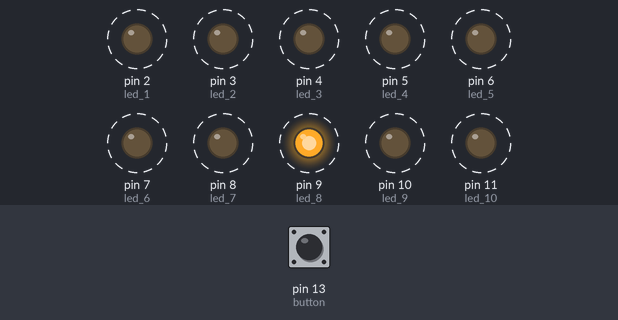
Simulated run of this sketch. Board: Arduino Uno, built with avr-gcc and run on an emulated ATmega328P. Shown: output pins drawn as LEDs (lit = HIGH). Dashed ring = blinking. The test bench sets the inputs (shaded band); at power-on: pin 13 (button) HIGH.

Above: at 1.86 s.
1.9 s: pin 13 (button) pulled LOW for 0.6 s
At 2.41 s:
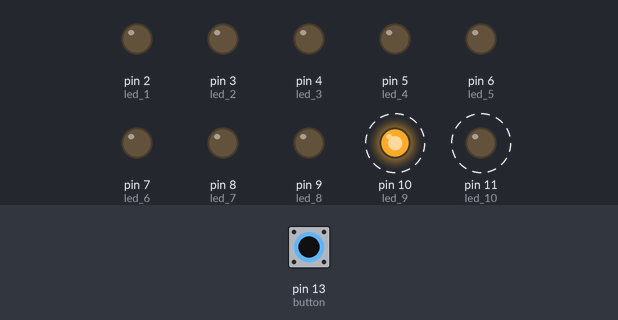
At 3.3 s:
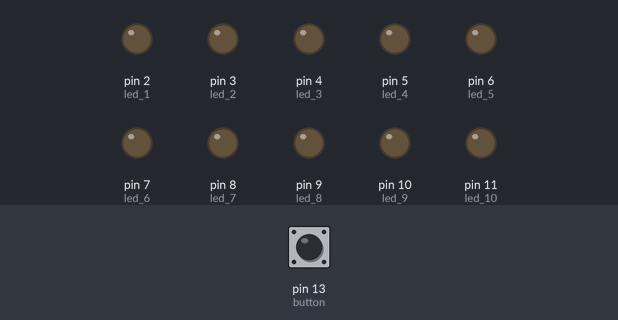
4.9 s: pin 13 (button) pulled LOW for 3.2 s
At 5.06 s:
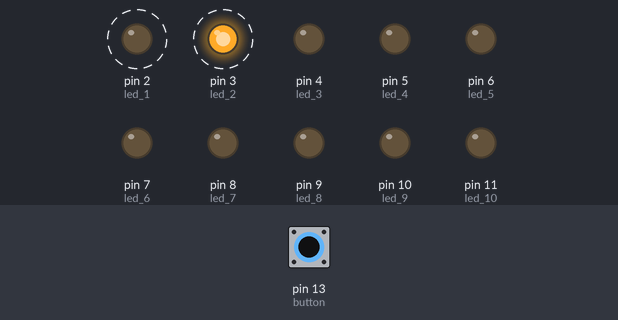
Timing chart, 0 to 9.8 s (numbered marks = the images above; inputs shaded):
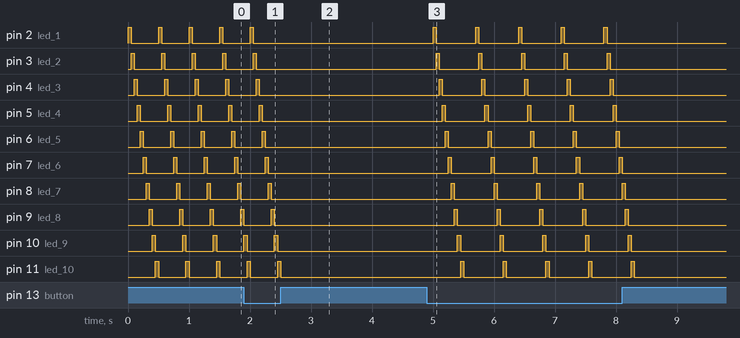

Measured:
- after the input at 1.9 s, pin 2 (led_1), pin 3 (led_2): goes on until 2.1 s, then stays LOW
- after the input at 4.9 s, pin 2 (led_1): alternates HIGH for 0.05 s and LOW for 0.65 s, 10 changes in all, then stays LOW, starting after 0.10 s; pin 3 (led_2): alternates HIGH for 0.05 s and LOW for 0.65 s, 10 changes in all, then stays LOW, starting after 0.15 s
- by itself, pin 2 (led_1), pin 3 (led_2), pin 4 (led_3), pin 5 (led_4), pin 6 (led_5), pin 7 (led_6), pin 8 (led_7), pin 9 (led_8), pin 10 (led_9), pin 11 (led_10): alternates HIGH for 0.05 s and LOW for 0.45 s

The sketch:

guia_manejo_digital9.ino
```cpp
#define led_1 2
#define led_2 3
#define led_3 4
#define led_4 5
#define led_5 6
#define led_6 7
#define led_7 8
#define led_8 9
#define led_9 10
#define led_10 11

#define button 13

bool secuenciaBoton = true;

void setup()
{
  pinMode(led_1, OUTPUT);
  pinMode(led_2, OUTPUT);
  pinMode(led_3, OUTPUT);
  pinMode(led_4, OUTPUT);
  pinMode(led_5, OUTPUT);
  pinMode(led_6, OUTPUT);
  pinMode(led_7, OUTPUT);
  pinMode(led_8, OUTPUT);
  pinMode(led_9, OUTPUT);
  pinMode(led_10, OUTPUT);

  pinMode(button, INPUT_PULLUP);

}

void loop()
{
  bool lecturaBoton = digitalRead(button);

  if (secuenciaBoton){
  digitalWrite(led_1, HIGH);
  delay(50);

  digitalWrite(led_1, LOW);
  digitalWrite(led_2, HIGH);
  delay(50);

  digitalWrite(led_2, LOW);
  digitalWrite(led_3, HIGH);
  delay(50);

  digitalWrite(led_3, LOW);
  digitalWrite(led_4, HIGH);
  delay(50);

  digitalWrite(led_4, LOW);
  digitalWrite(led_5, HIGH);
  delay(50);

  digitalWrite(led_5, LOW);
  digitalWrite(led_6, HIGH);
  delay(50);

  digitalWrite(led_6, LOW);
  digitalWrite(led_7, HIGH);
  delay(50);

  digitalWrite(led_7, LOW);
  digitalWrite(led_8, HIGH);
  delay(50);

  digitalWrite(led_8, LOW);
  digitalWrite(led_9, HIGH);
  delay(50);

  digitalWrite(led_9, LOW);
  digitalWrite(led_10, HIGH);
  delay(50);
  digitalWrite(led_10, LOW);
  }

  if (lecturaBoton == LOW){
    secuenciaBoton = !secuenciaBoton;
    delay(100);
  }
}
```
